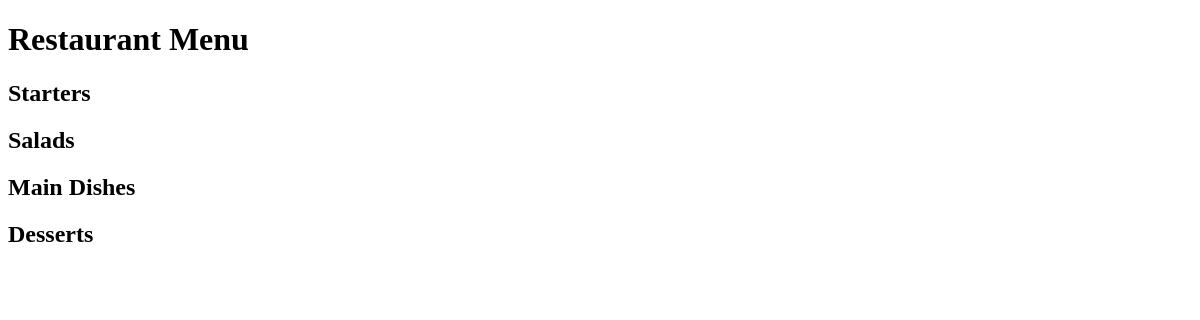
Before: / with the older database file.
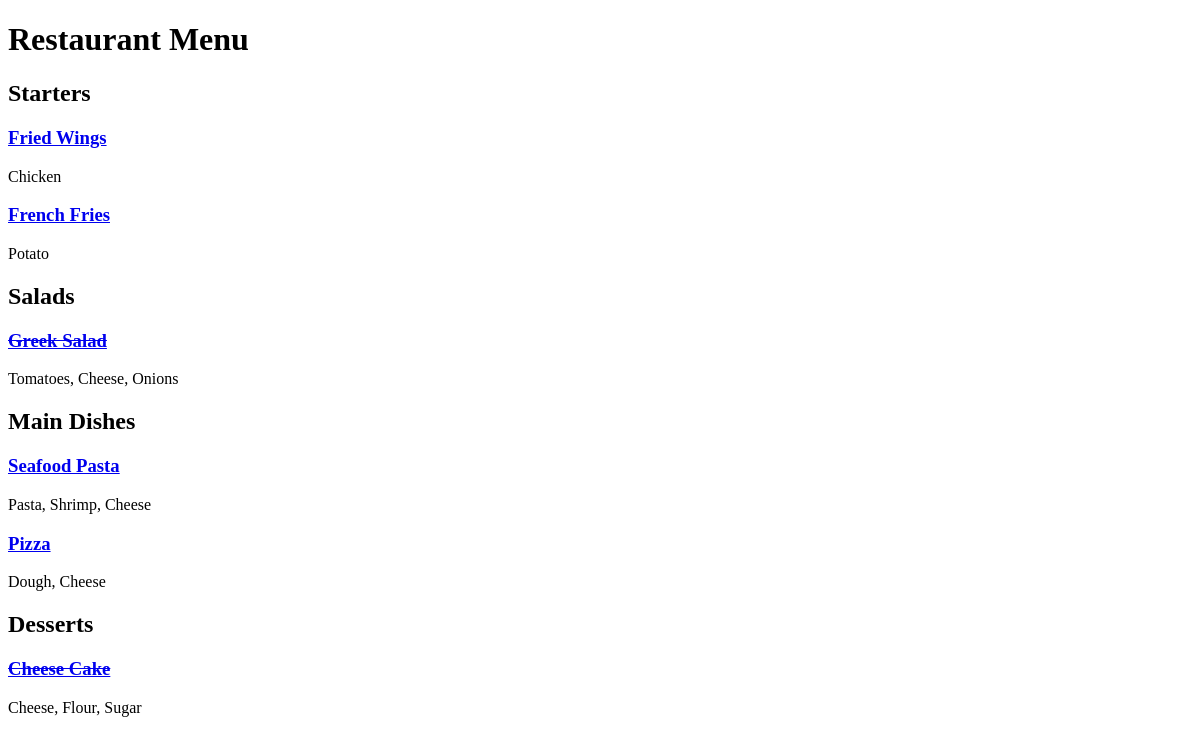
After: the same page with the newer database file.
### restaurant_menu/models.py (models this page shows)
class Item(models.Model):
    meal = models.CharField(max_length=1000, unique=True)
    description = models.CharField(max_length=2000)
    price = models.DecimalField(max_digits=10, decimal_places=2)
    meal_type = models.CharField(max_length=200, choices=MEAL_TYPE)
    author = models.ForeignKey(User, on_delete=models.PROTECT)
    status = models.IntegerField(choices=STATUS, default=1)
    date_created = models.DateTimeField(auto_now_add=True)
    date_updated = models.DateTimeField(auto_now=True)

### restaurant_menu/views.py (the view)
# urls.py: path('',views.MenuList.as_view(),name='home'),
class MenuList(generic.ListView):
    queryset = Item.objects.order_by("-date_created")
    template_name = "index.html"
    def get_context_data(self, *, object_list=None, **kwargs):
        context = super().get_context_data(**kwargs)
        context["meals"] = MEAL_TYPE
        return context

### restaurant_menu/templates/index.html (shortened to what this page needs)
<!DOCTYPE html>
<html lang="en">
<head>
</head>
<body>
    <h1>Restaurant Menu</h1>
    {% for meal in meals %}
        <h2>{{ meal.1 }}</h2>
        {% for row in item_list %}
            {% if row.meal_type == meal.0 %}
                {% if row.status == 0 %}
                    <a href="{% url 'menu_item' row.pk %}"><h3><del>{{row.meal}}</del></h3></a>
                    <p>{{row.description}}</p>
                {% else %}
                    <a href="{% url 'menu_item' row.pk %}"><h3>{{row.meal}}</h3></a>
                    <p>{{row.description}}</p>
                {% endif %}
            {% endif%}
        {% endfor %}
    {% endfor %}
</body>
</html>

Changed rows visible on the page:
added Item: meal "Fried Wings", description "Chicken", shown under "Starters"
added Item: meal "French Fries", description "Potato", shown under "Starters"
added Item: meal "Greek Salad", description "Tomatoes, Cheese, Onions", shown under "Salads"
added Item: meal "Seafood Pasta", description "Pasta, Shrimp, Cheese", shown under "Main Dishes"
added Item: meal "Pizza", description "Dough, Cheese", shown under "Main Dishes"
added Item: meal "Cheese Cake", description "Cheese, Flour, Sugar", shown under "Desserts"
